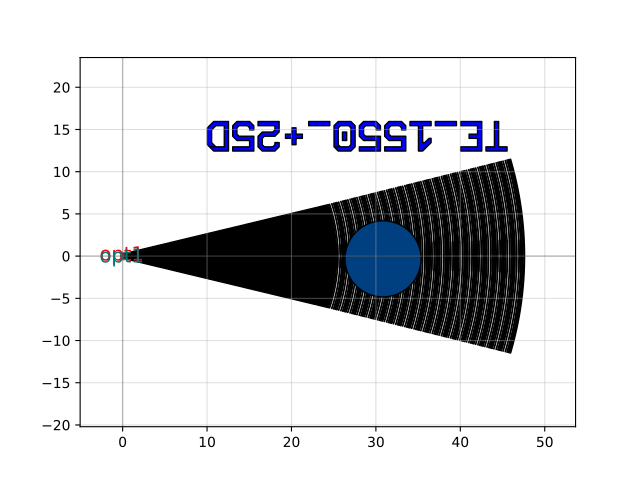

This chart was generated by the following Python code:
import ubcpdk

c = ubcpdk.components.gc_te1550_broadband()
c.plot()
